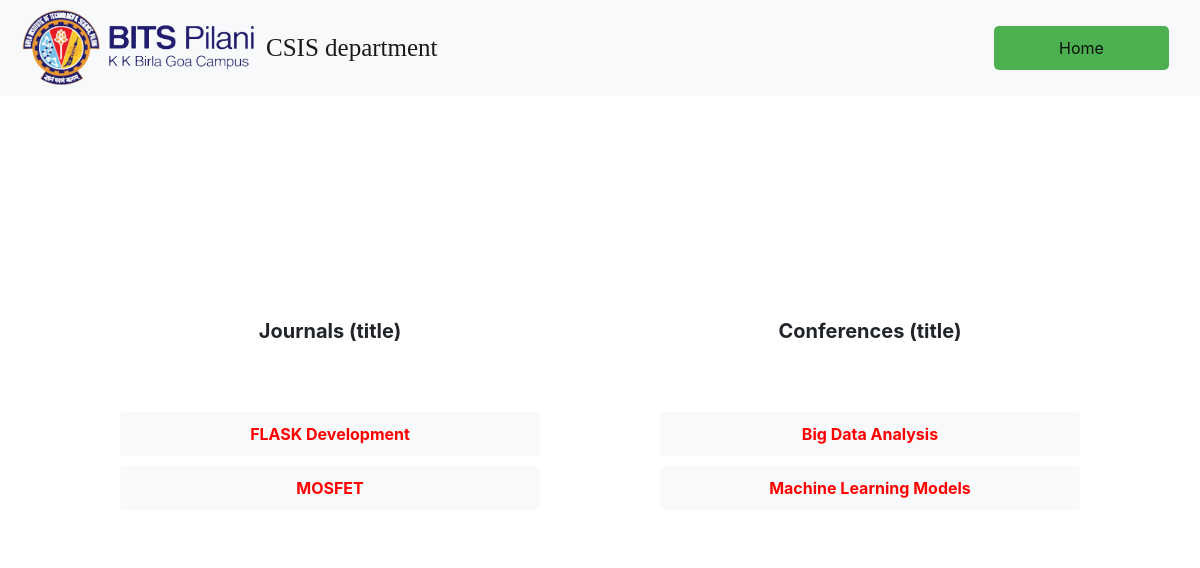
The page /entries on the database its author committed.
### main.py (models this page shows)
class JOURNALS(db.Model):
    __tablename__ = "journals"
    j_email = db.Column(db.String(120), nullable=False)
    j_dop = db.Column(db.String(20), nullable=False)
    j_nat_inat = db.Column(db.String(120), nullable=False)
    j_ranking = db.Column(db.Integer, nullable=False)
    j_broad_area = db.Column(db.String(120), nullable=False)
    j_con_name = db.Column(db.String(120))
    j_impf = db.Column(db.String(120), nullable=False)
    j_pap_tit = db.Column(db.String(120), nullable=False)
    j_doi = db.Column(db.String(120), nullable=False, primary_key=True)
    j_authors = db.Column(db.String(200), nullable=False)
    j_volume = db.Column(db.String(120), nullable=False)
    j_issue = db.Column(db.String(120), nullable=False)
    j_page_n = db.Column(db.String(120), nullable=False)
    j_publisher = db.Column(db.String(120), nullable=False)
    j_con_loc = db.Column(db.String(120), nullable=False)

class CONFERENCE(db.Model):
    __tablename__ = "conference"
    c_email = db.Column(db.String(120), nullable=False)
    c_date = db.Column(db.Integer, nullable=False)
    c_nat = db.Column(db.String(120), nullable=False)
    c_corerank = db.Column(db.Integer, nullable=False)
    c_pap_tit = db.Column(db.String(120), nullable=False)
    c_short_name = db.Column(db.String(120), nullable=False)
    c_con_location = db.Column(db.String(120), nullable=False)
    c_full_name = db.Column(db.String(120), nullable=False)
    c_url = db.Column(db.String(120), nullable=False, primary_key=True)
    c_authors = db.Column(db.String(200), nullable=False)
    c_volume = db.Column(db.String(120), nullable=False)
    c_issue = db.Column(db.String(120), nullable=False)
    c_page_n = db.Column(db.String(120), nullable=False)
    c_publisher = db.Column(db.String(120), nullable=False)

### main.py (the view)
@app.route('/entries')
def entries():
    journals = JOURNALS.query.all()
    if journals:
        for journal in journals:
            print(journal.j_email)
            print(journal.j_con_name)
    else:
        print("NOTHING HERE")
    conferences = CONFERENCE.query.all()
    if conferences:
        for conference in conferences:
            print(conference.c_email)
            print(conference.c_nat)
    else:
        print("nothing here")
    return render_template("EntriesPage.html", journals=journals, conferences=conferences)

### templates/EntriesPage.html (shortened to what this page needs)
<!DOCTYPE html>
<html lang="en">
<head>
    <link rel="stylesheet" href="https://stackpath.bootstrapcdn.com/bootstrap/4.5.2/css/bootstrap.min.css">
</head>
<body>
    <nav class="navbar navbar-light bg-light">
        <img class="logo" src="static/logo.png" alt="logo">
        <a class="navbar-brand" style="font-size: 25px; font-family: fantasy;" href="#">CSIS department</a>
        <a class="navbar-brand button" style="width: 15%; margin-right: 15px;" href="{{ url_for('admin_page') }}">Home</a>
    </nav>
    <section id="lists">
    <div class="column">
        <p class="container" id="title">Journals (title)</p>
        <ul class="container">
            {% for journal in journals %}
            <li class="list-tile"><a href="{{ url_for('show_entry', journal_doi=journal.j_doi) }}" style="color:red;"><b>{{ journal.j_pap_tit }}</b></a></li>
            {% endfor %}
        </ul>
    </div>
    <div class="column">
        <p class="container" id="title">Conferences (title)</p>
        <ul class="container">
            {% for conference in conferences %}
            <li class="list-tile"><a href="{{ url_for('show_conf_entry', conf_url=conference.c_url) }}" style="color:red;"><b>{{ conference.c_pap_tit }}</b></a></li>
            {% endfor %}
        </ul>
    </div>
    </section>
</body>
</html>

### templates/EntriesPage.html (style rules this page uses)
body { background-image: url("static/bg.jpg"); background-size: cover; background-repeat: no-repeat; background-attachment: fixed; }
.column { float: left; width: 40%; margin: 200px 30px; }
ul { list-style-type: none; padding: 0; margin: 0; }
.container { background-color: rgba(255, 255, 255, 0.8); padding: 20px; border-radius: 5px; text-align: center; }
#lists { display: flex; justify-content: center; }
img { width: 250px; height: 80px; }
.list-tile { padding: 10px; margin: 10px; border-radius: 5px; background-color: #f8f9fa; }
#title { font-size: 20px; font-weight: bold; }
.button { display: block; padding: 10px 20px; width: 70%; background-color: #4CAF50; color: white; text-align: center; text-decoration: none; font-size: 16px; border-radius: 5px; border: none; cursor: pointer; margin-top: 10px; margin-bottom: 10px; margin-left: auto; margin-right: auto; }

### rows shown on the page
JOURNALS: j_pap_tit "FLASK Development"
JOURNALS: j_pap_tit "MOSFET"
CONFERENCE: c_pap_tit "Big Data Analysis"
CONFERENCE: c_pap_tit "Machine Learning Models"
